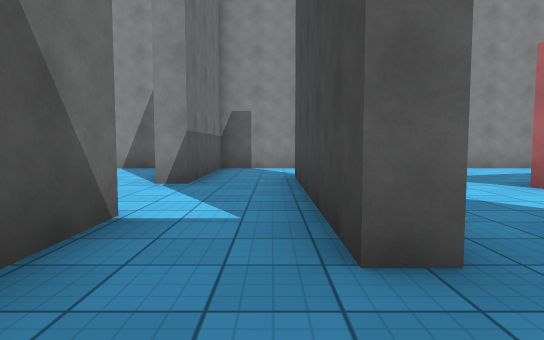
View 1 (above)

22 first-person views from a walk through a Unity game level. The camera is 1.2 m above the floor, tilts 4° down and sees 75° across. The floor is counted in squares, 2 m on a side. Each view is taken from the middle of a square. On the plan, view 1 faces up. The plan holds only what a view shows up to about 10 squares ahead; the rest is blank. The player character is not drawn. Surface patterns are stand-ins for the level's own textures.

View 2
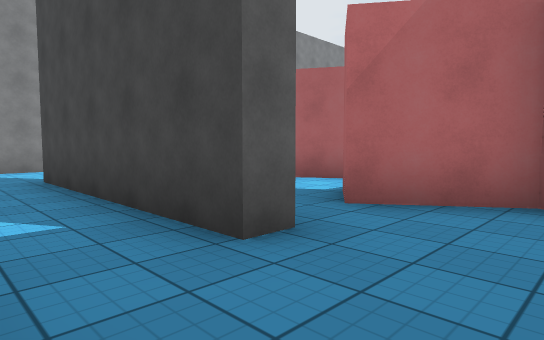

View 3
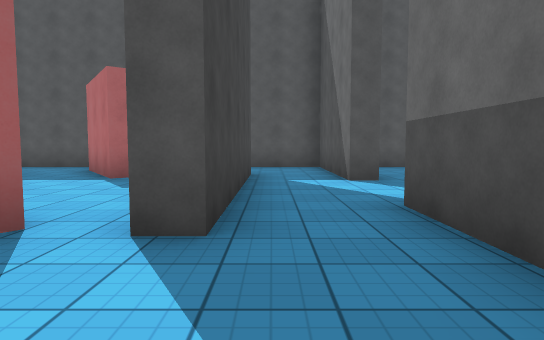

View 4
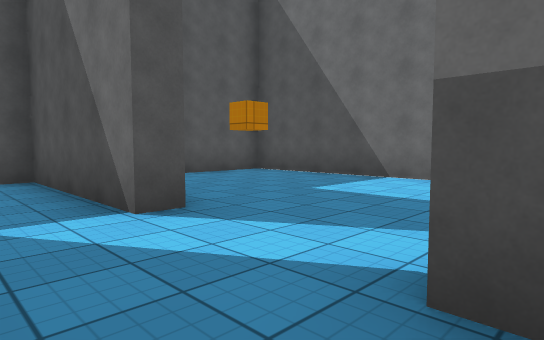

View 5
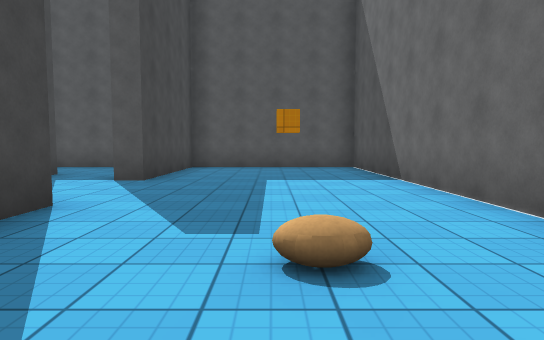

View 6
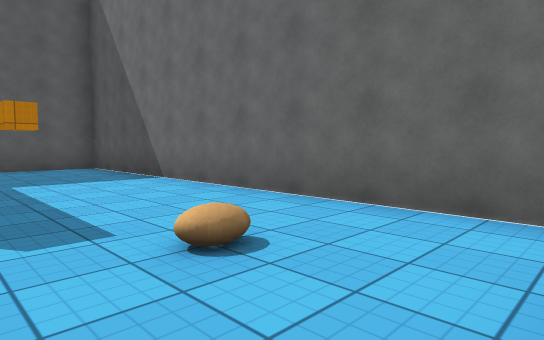

View 7
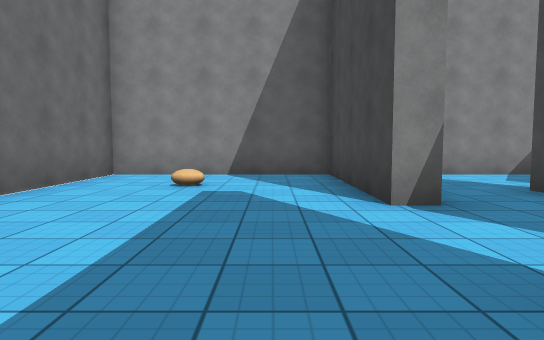

View 8
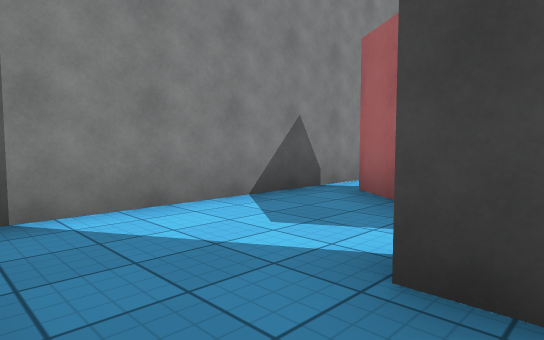

View 9
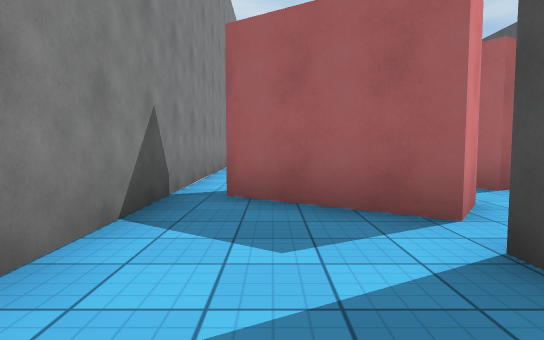

View 10
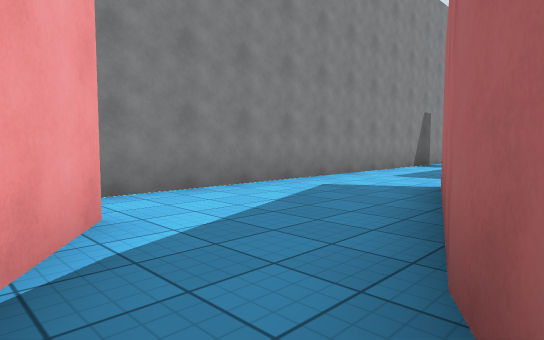

View 11
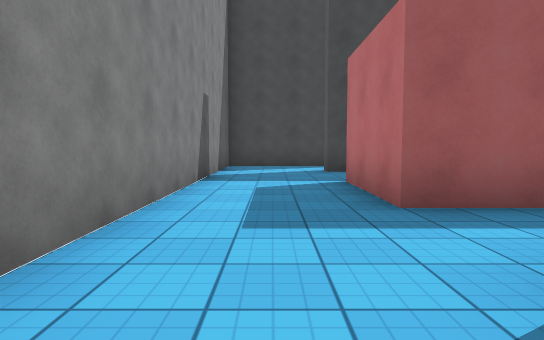

View 12
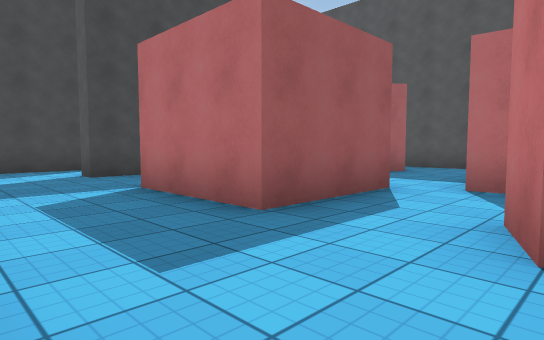

View 13
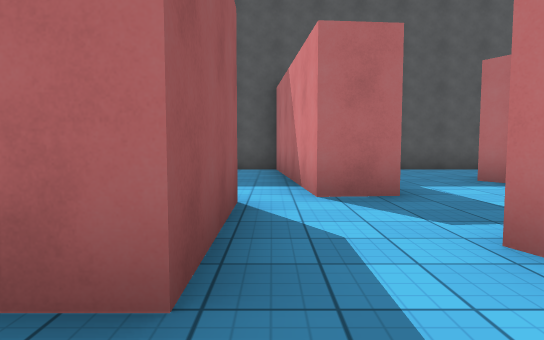

View 14
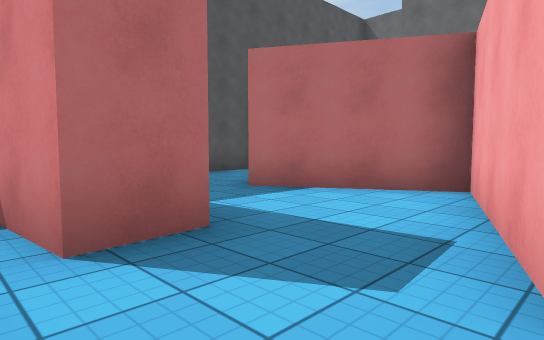

View 15
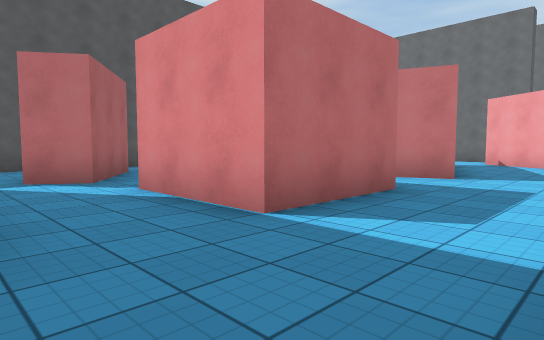

View 16
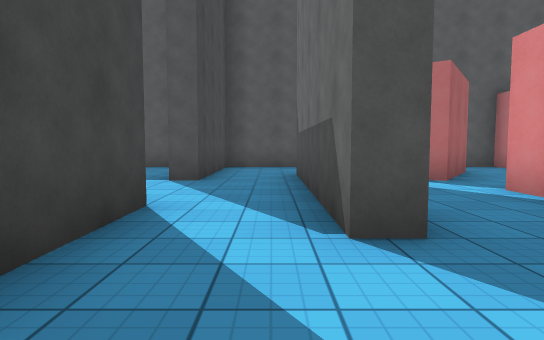

View 17
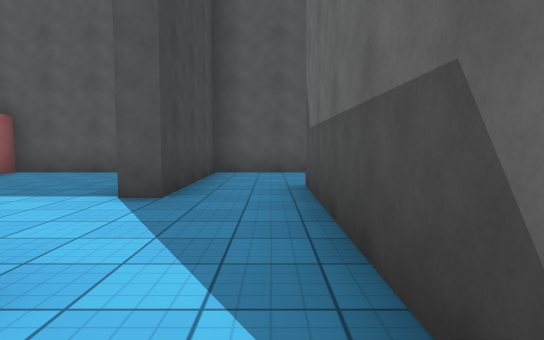

View 18
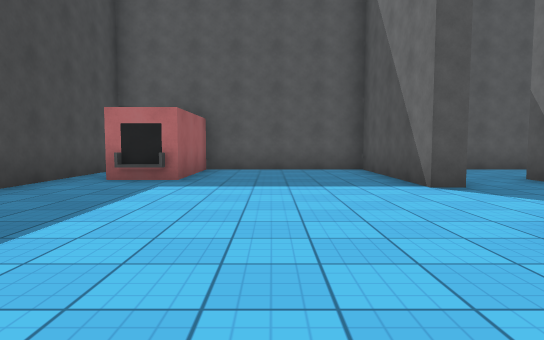

View 19
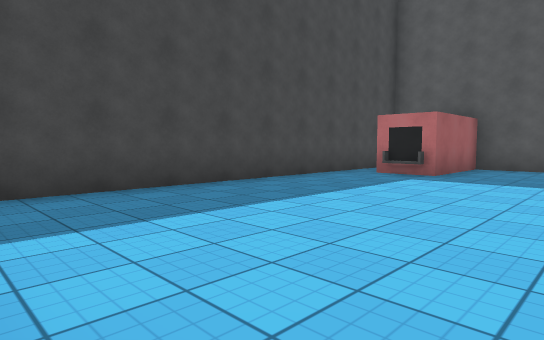

View 20
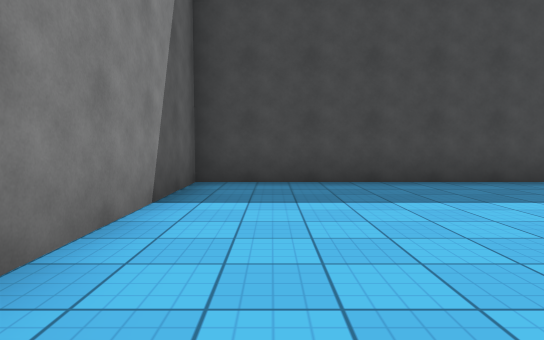

View 21
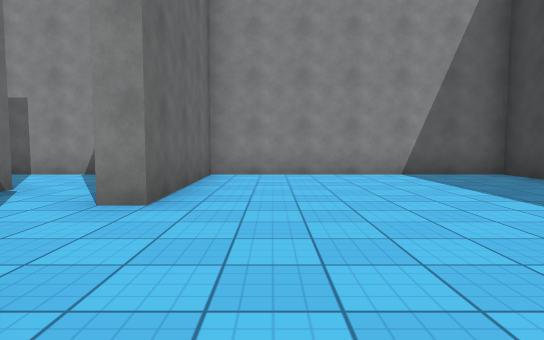

View 22
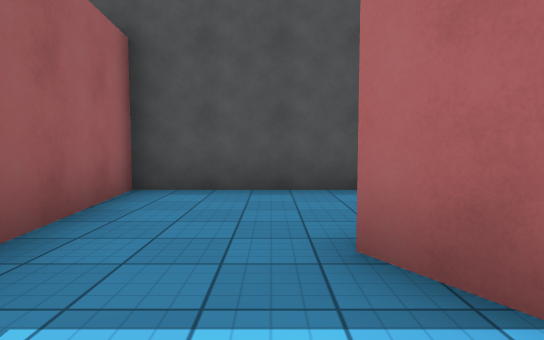

### Floor plan
Points are (right, up) in squares from view 1. A wall is a line through its corners. A room is listed if a view was taken in it or the views show most of it. See-through windows are left out.
Room 1 (views 1, 2)
walls: (1, 1.7) (0.4, 1.7); (-1.3, 1.5) (-1.3, -0.7) (2, -0.7); (3.1, 0.6) (2.1, 2)
ways out: opening at (-0.5, 2) to room 2; gap at (2, 2) to room 3
Room 2 (views 3, 4, 5, 6, 7, 8, 9)
walls: (0.4, 1.7) (0.4, 6.8) (1, 6.8); (1.8, 6.5) (3.3, 8.6); (4.4, 9.2) (-1.3, 9.2) (-1.3, 5.5) (-1.8, 5.5) (-1.8, 9.2) (-6.3, 9.2) (-6.3, -0.7) (-1.8, -0.7) (-1.8, 3) (-1.3, 3) (-1.3, 1.5)
ways out: opening at (-0.5, 2) to room 1; opening at (5, 9) to room 4
Room 3 (view 10)
walls: (4.5, 3.6) (3.7, 5); (2.7, 5.9) (1.8, 6.5); (2.1, 2) (2.9, 2.6) (3.9, 1.3)
ways out: gap at (2, 2) to room 1; opening at (4, 6) to room 4; opening at (4, 2) to room 7
Room 4 (views 11, 12, 13, 14, 15, 16, 17)
walls: (10.4, 5.4) (10.4, 6.8) (12.9, 6.8) (12.9, 4.2); (15, 5.8) (15, 6.8) (15.5, 6.8) (15.5, 5.5); (4.1, 8) (3.1, 6.6); (4.4, 5.5) (8.3, 6.9) (8.6, 5.9); (3.7, 5) (4.6, 5.5); (17, 9.2) (4.4, 9.2); (17.2, 5.5) (17.2, 7.9)
ways out: opening at (5, 9) to room 2; opening at (4, 6) to room 3; opening at (16, 6) to room 5; opening at (9.5, 6) to room 6; opening at (13.5, 5.5) to room 9
Room 5 (views 18, 19, 20, 21)
walls: (21.6, 1.9) (22.9, 1.9); (17.2, 1.5) (17.2, 3) (17.7, 3) (17.7, -0.7) (21.6, -0.7) (21.6, 2); (15.5, 5.5) (15.5, 1.8); (23.7, 0) (23.7, 9.2) (17.7, 9.2) (17.7, 5.5) (17.2, 5.5)
low walls: (21.6, 2) (22.5, 2)
ways out: opening at (16, 6) to room 4; opening at (16, 2) to room 8
Room 6 (view 22)
walls: (10.4, 4.2) (10.4, 5.4); (8.4, 3.8) (9.5, 3.9) (9.9, -0.7) (12.6, -0.7); (11.6, 1) (13.1, 3.1); (8.3, 5.8) (5, 4.6) (6.5, 2)
ways out: opening at (9.5, 6) to room 4; opening at (7.5, 2.5) to room 7; opening at (12, 0) to room 8; opening at (12, 4) to room 9
Room 7 (no view inside)
walls: (3.9, 1.3) (4.4, 0.5); (4, -0.7) (8.9, -0.7) (8.7, 1.9)
ways out: opening at (4, 2) to room 3; opening at (7.5, 2.5) to room 6
Room 8 (no view inside)
walls: (12.6, -0.7) (17.2, -0.7) (17.2, 1.5)
ways out: opening at (16, 2) to room 5; opening at (12, 0) to room 6; gap at (14, 2) to room 9
Room 9 (no view inside)
walls: (13.1, 3.1) (13.9, 2.5)
ways out: opening at (13.5, 5.5) to room 4; opening at (12, 4) to room 6; gap at (14, 2) to room 8

Where each view was taken, in squares from view 1:
view 1: 0 up, 0 right, facing up
view 2: 0 up, 1 left, facing up-right
view 3: 9 up, 0 right, facing down
view 4: 6 up, 0 right, facing down-left
view 5: 9 up, 4 left, facing down
view 6: 9 up, 3 left, facing down-left
view 7: 2 up, 3 left, facing up
view 8: 6 up, 1 left, facing up-right
view 9: 8 up, 1 left, facing right
view 10: 5 up, 3 right, facing up-right
view 11: 8 up, 7 right, facing right
view 12: 9 up, 8 right, facing down-right
view 13: 8 up, 10 right, facing down
view 14: 6 up, 10 right, facing down-left
view 15: 9 up, 15 right, facing down-left
view 16: 9 up, 16 right, facing down
view 17: 7 up, 16 right, facing down
view 18: 8 up, 20 right, facing down
view 19: 9 up, 19 right, facing down-right
view 20: 8 up, 18 right, facing right
view 21: 2 up, 19 right, facing up
view 22: 4 up, 7 right, facing down
